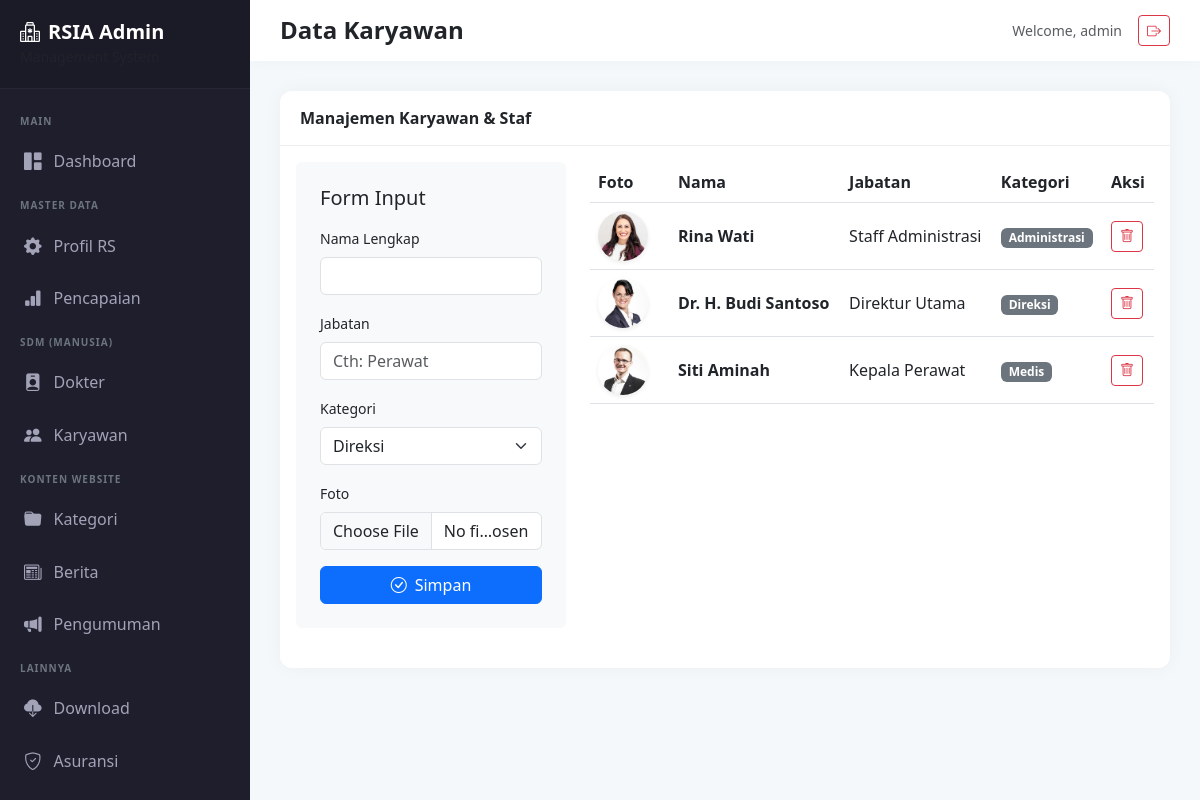
The page /admin/staff.php (signed in) on the database its author committed.
### tables this page shows
CREATE TABLE `staff` (
  `id` int(11) NOT NULL,
  `name` varchar(100) NOT NULL,
  `position` varchar(100) NOT NULL,
  `category` varchar(50) NOT NULL,
  `image` varchar(255) DEFAULT 'img/team-1.jpg',
  `bio` text DEFAULT NULL,
  `created_at` timestamp NOT NULL DEFAULT current_timestamp()
);

### config/database.php (called while the page is built, shortened)
<?php
class Database {
    private $host = DB_HOST;
    private $dbname = DB_NAME;
    private $user = DB_USER;
    private $pass = DB_PASS;
    private $dbh;
    private $stmt;
    public function __construct() {
        $dsn = 'mysql:host=' . $this->host . ';dbname=' . $this->dbname;
        $options = [
            PDO::ATTR_PERSISTENT => true,
            PDO::ATTR_ERRMODE => PDO::ERRMODE_EXCEPTION
        ];
        try {
            $this->dbh = new PDO($dsn, $this->user, $this->pass, $options);
        } catch(PDOException $e) {
            die("Koneksi gagal: " . $e->getMessage());
        }
    }
    public function query($query) {
        $this->stmt = $this->dbh->prepare($query);
    }
    public function execute() {
        return $this->stmt->execute();
    }
    public function resultSet() {
        $this->execute();
        return $this->stmt->fetchAll(PDO::FETCH_ASSOC);
    }
}
?>

### admin/staff.php (the view, shortened to what this page needs)
<?php
require_once '../config/database.php';
 $db = new Database();
 $db->query("SELECT * FROM staff ORDER BY category, name ASC");
 $rows = $db->resultSet();
require_once 'nav_admin.php';
?>
    <div class="card">
        <div class="card-header d-flex justify-content-between align-items-center">
            <span>Manajemen Karyawan & Staf</span>
        </div>
        <div class="card-body">
            <div class="row">
                <div class="col-lg-4 mb-4">
                    <div class="bg-light p-4 rounded">
                        <h5 class="mb-3">Form Input</h5>
                        <form method="POST" enctype="multipart/form-data">
                            <div class="mb-3">
                                <label class="form-label small">Nama Lengkap</label>
                                <input type="text" name="name" id="editName" class="form-control" required>
                            </div>
                            <div class="mb-3">
                                <label class="form-label small">Jabatan</label>
                                <input type="text" name="position" id="editPos" class="form-control" placeholder="Cth: Perawat" required>
                            </div>
                            <div class="mb-3">
                                <label class="form-label small">Kategori</label>
                                <select name="category" id="editCat" class="form-select">
                                    <option value="Direksi">Direksi</option>
                                </select>
                            </div>
                            <div class="mb-3">
                                <label class="form-label small">Foto</label>
                                <input type="file" name="image" class="form-control">
                            </div>
                            <button type="submit" class="btn btn-primary w-100"><i class="bi bi-check-circle me-2"></i>Simpan</button>
                        </form>
                    </div>
                </div>
                <div class="col-lg-8">
                    <div class="table-responsive">
                        <table class="table table-hover align-middle">
                            <thead class="bg-light">
                                <tr>
                                    <th>Foto</th>
                                    <th>Nama</th>
                                    <th>Jabatan</th>
                                    <th>Kategori</th>
                                    <th>Aksi</th>
                                </tr>
                            </thead>
                            <tbody>
                                <?php foreach($rows as $r): ?>
                                <tr>
                                    <td width="80">
                                        <img src="../img/<?php echo $r['image']; ?>" class="rounded-circle shadow-sm" style="width:50px; height:50px; object-fit:cover;">
                                    </td>
                                    <td><strong><?php echo $r['name']; ?></strong></td>
                                    <td><?php echo $r['position']; ?></td>
                                    <td><span class="badge bg-secondary"><?php echo $r['category']; ?></span></td>
                                    <td>
                                        <a href="?delete=<?php echo $r['id']; ?>" class="btn btn-sm btn-outline-danger" onclick="return confirm('Hapus data ini?')">
                                            <i class="bi bi-trash"></i>
                                        </a>
                                    </td>
                                </tr>
                                <?php endforeach; ?>
                            </tbody>
                        </table>
                    </div>
                </div>
            </div>
        </div>
    </div>
<?php require_once 'footer_admin.php'; ?>

### admin/nav_admin.php (style rules this page uses)
:root { --sidebar-width: 250px; --primary-color: #4a51f9; --sidebar-bg: #1e1e2d; --sidebar-hover: #2a2a3d; }
body { background-color: #f5f8fa; font-family: 'Segoe UI', Roboto, sans-serif; overflow-x: hidden; }
.card { border: none; border-radius: 12px; box-shadow: 0 0 20px rgba(0,0,0,0.04); margin-bottom: 25px; }
.card-header { background: transparent; border-bottom: 1px solid #eee; padding: 15px 20px; font-weight: 600; }

### rows shown on the page
staff: image (picture), name "Rina Wati", position "Staff Administrasi", category "Administrasi"
staff: image (picture), name "Dr. H. Budi Santoso", position "Direktur Utama", category "Direksi"
staff: image (picture), name "Siti Aminah", position "Kepala Perawat", category "Medis"

### other values the page prints
$pageTitle "Data Karyawan"
$_SESSION['admin_user'] "admin"
